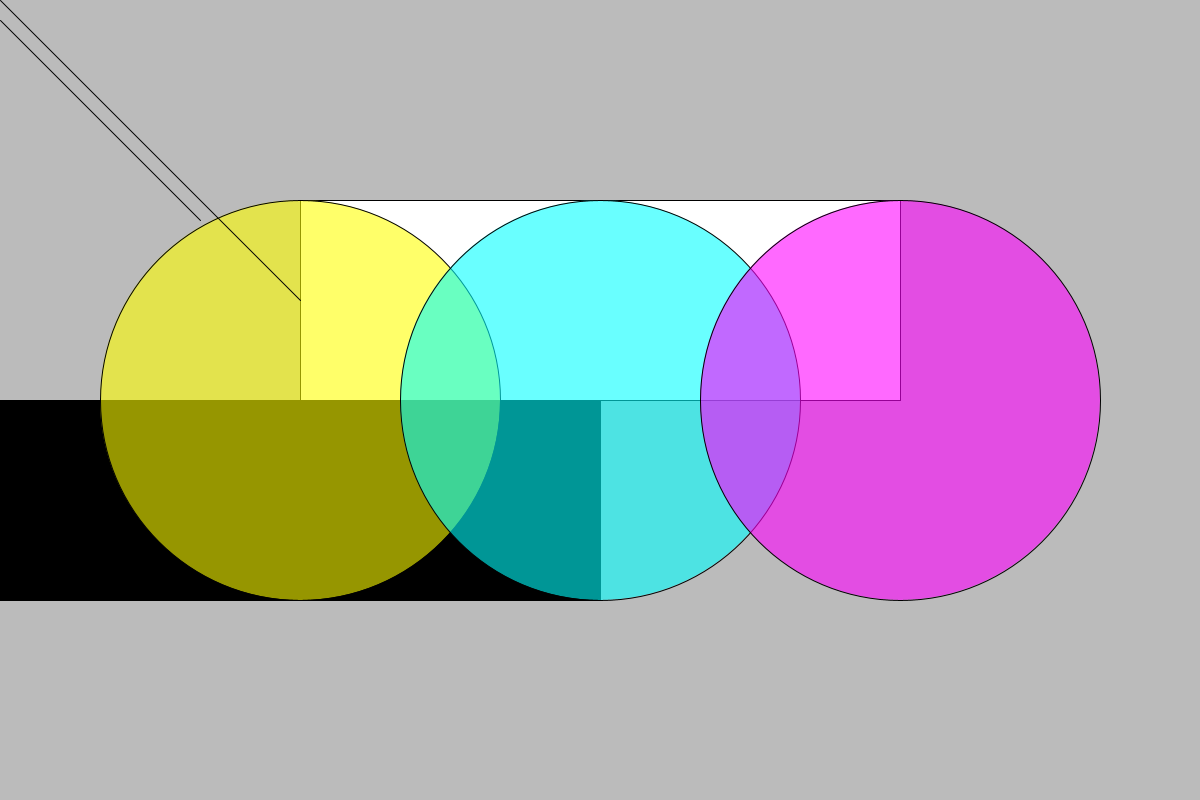
Frame 1 (no input)
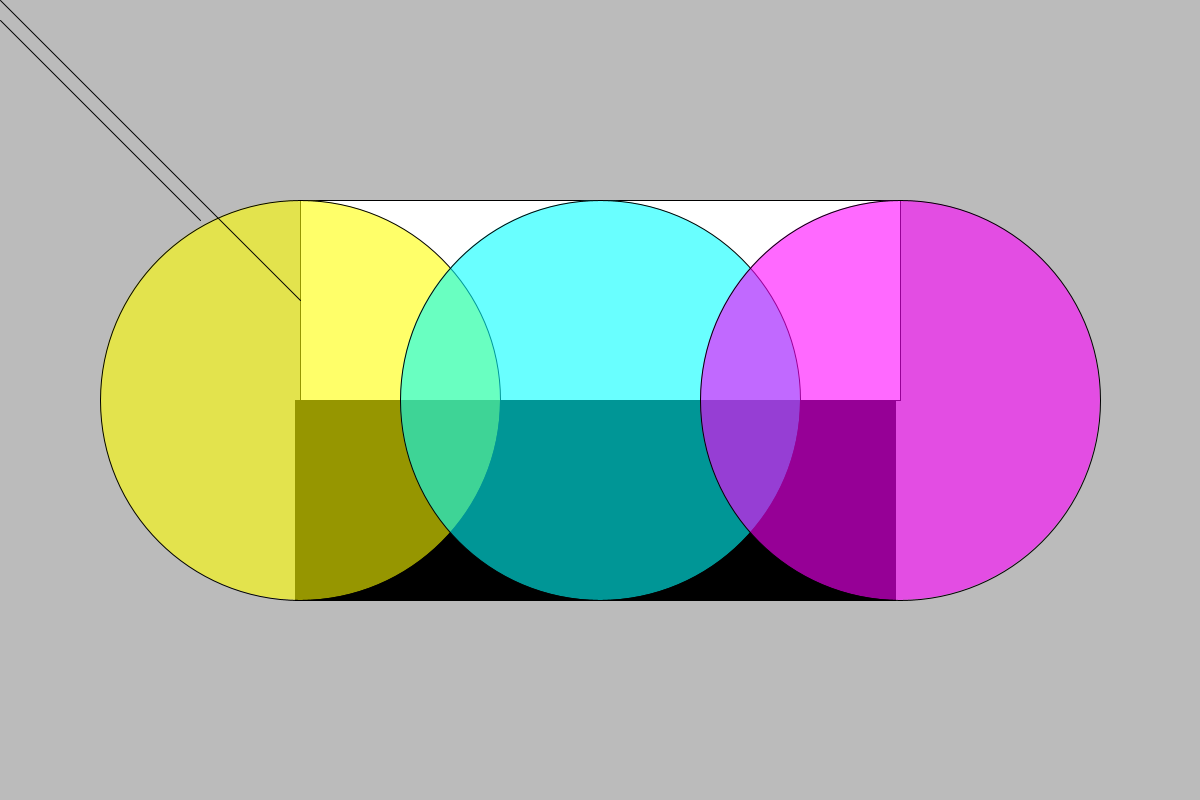
Frame 60 (the mouse pressed at the canvas centre just before this capture)
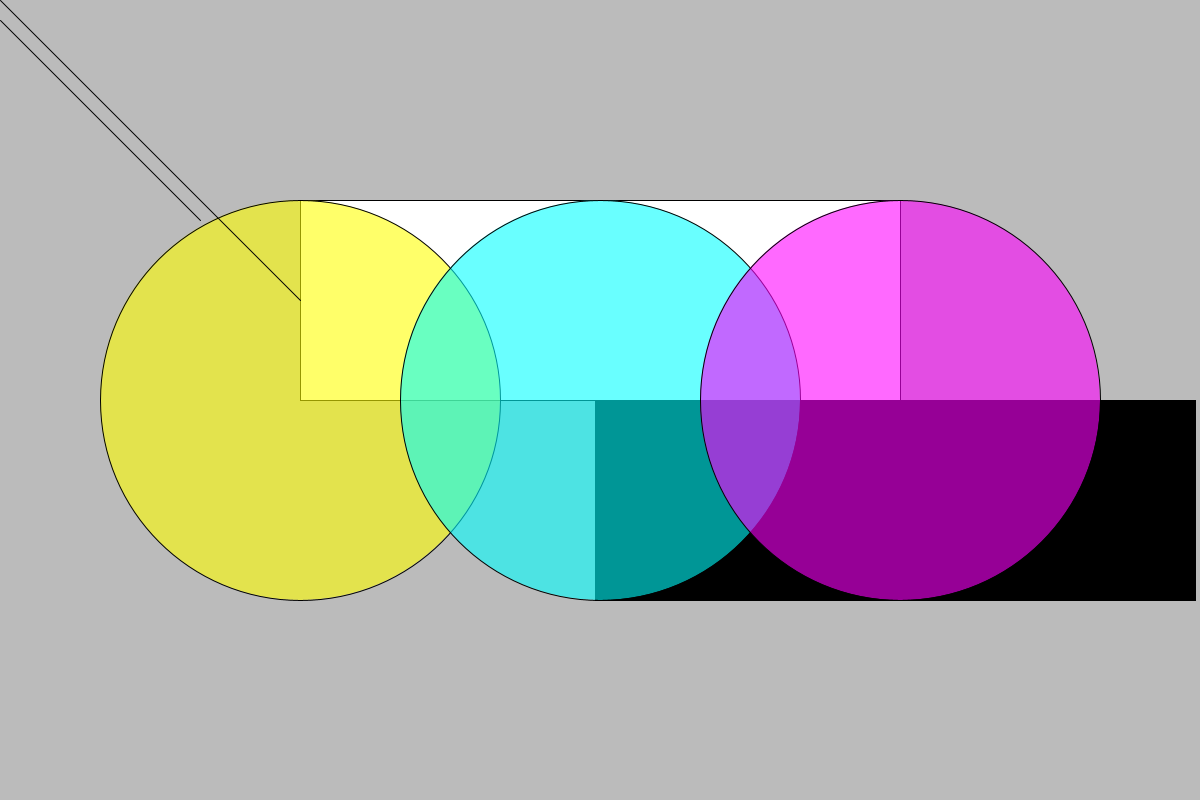
Frame 120 (the mouse held since frame 60 and released just before this capture)

The Processing sketch that drew these frames (run headless with seeded random() and noise(); from frame 60 on, the mouse is pressed at the canvas centre):

// Processing sketch: sketch1
// ── sketch1.pde
final int alph = 150;
int xplace = 0;

void setup(){
  size(1200,800);
}

void draw(){
   background(#BBBBBB);
  
  fill(#000000);
  rect(xplace,400, 600, 200);
  
  fill(#FFFFFF);
  rect(300,200, 600, 200);
  
  fill(255,255,0,alph);
  ellipse(300,400, 400, 400);
  fill(0,255,255,alph);
  ellipse(600,400, 400, 400);
  fill(255,0,255,alph);
  ellipse(900,400, 400, 400);
  
  line(0,0,300,300);
  line(0,20,200,220);
  
  xplace += 5;
}
